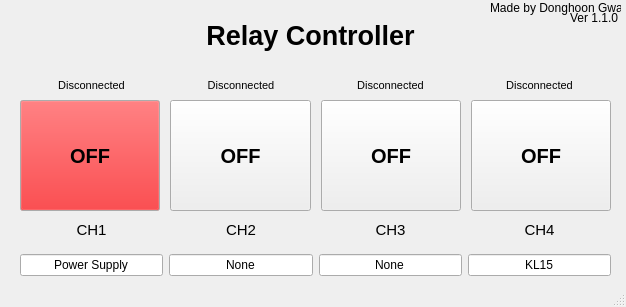
<?xml version="1.0" encoding="UTF-8"?>
<ui version="4.0">
 <class>MainWindow</class>
 <widget class="QMainWindow" name="MainWindow">
  <property name="geometry">
   <rect>
    <x>0</x>
    <y>0</y>
    <width>626</width>
    <height>307</height>
   </rect>
  </property>
  <property name="windowTitle">
   <string>Relay Controller</string>
  </property>
  <widget class="QWidget" name="centralwidget">
   <widget class="QWidget" name="horizontalLayoutWidget">
    <property name="geometry">
     <rect>
      <x>20</x>
      <y>100</y>
      <width>591</width>
      <height>111</height>
     </rect>
    </property>
    <layout class="QHBoxLayout" name="horizontalLayout">
     <property name="spacing">
      <number>10</number>
     </property>
     <item>
      <widget class="QPushButton" name="pushButton_ch1">
       <property name="sizePolicy">
        <sizepolicy hsizetype="Minimum" vsizetype="Expanding">
         <horstretch>0</horstretch>
         <verstretch>0</verstretch>
        </sizepolicy>
       </property>
       <property name="palette">
        <palette>
         <active>
          <colorrole role="Button">
           <brush brushstyle="SolidPattern">
            <color alpha="255">
             <red>240</red>
             <green>0</green>
             <blue>4</blue>
            </color>
           </brush>
          </colorrole>
          <colorrole role="Midlight">
           <brush brushstyle="SolidPattern">
            <color alpha="255">
             <red>227</red>
             <green>0</green>
             <blue>3</blue>
            </color>
           </brush>
          </colorrole>
         </active>
         <inactive>
          <colorrole role="Button">
           <brush brushstyle="SolidPattern">
            <color alpha="255">
             <red>240</red>
             <green>0</green>
             <blue>4</blue>
            </color>
           </brush>
          </colorrole>
          <colorrole role="Midlight">
           <brush brushstyle="SolidPattern">
            <color alpha="255">
             <red>227</red>
             <green>0</green>
             <blue>3</blue>
            </color>
           </brush>
          </colorrole>
         </inactive>
         <disabled>
          <colorrole role="Button">
           <brush brushstyle="SolidPattern">
            <color alpha="255">
             <red>240</red>
             <green>0</green>
             <blue>4</blue>
            </color>
           </brush>
          </colorrole>
          <colorrole role="Midlight">
           <brush brushstyle="SolidPattern">
            <color alpha="255">
             <red>227</red>
             <green>0</green>
             <blue>3</blue>
            </color>
           </brush>
          </colorrole>
         </disabled>
        </palette>
       </property>
       <property name="font">
        <font>
         <pointsize>15</pointsize>
         <weight>75</weight>
         <bold>true</bold>
        </font>
       </property>
       <property name="text">
        <string>OFF</string>
       </property>
       <property name="checkable">
        <bool>false</bool>
       </property>
      </widget>
     </item>
     <item>
      <widget class="QPushButton" name="pushButton_ch2">
       <property name="sizePolicy">
        <sizepolicy hsizetype="Minimum" vsizetype="Expanding">
         <horstretch>0</horstretch>
         <verstretch>0</verstretch>
        </sizepolicy>
       </property>
       <property name="font">
        <font>
         <pointsize>15</pointsize>
         <weight>75</weight>
         <bold>true</bold>
        </font>
       </property>
       <property name="text">
        <string>OFF</string>
       </property>
      </widget>
     </item>
     <item>
      <widget class="QPushButton" name="pushButton_ch3">
       <property name="sizePolicy">
        <sizepolicy hsizetype="Minimum" vsizetype="Expanding">
         <horstretch>0</horstretch>
         <verstretch>0</verstretch>
        </sizepolicy>
       </property>
       <property name="font">
        <font>
         <pointsize>15</pointsize>
         <weight>75</weight>
         <bold>true</bold>
        </font>
       </property>
       <property name="text">
        <string>OFF</string>
       </property>
      </widget>
     </item>
     <item>
      <widget class="QPushButton" name="pushButton_ch4">
       <property name="sizePolicy">
        <sizepolicy hsizetype="Minimum" vsizetype="Expanding">
         <horstretch>0</horstretch>
         <verstretch>0</verstretch>
        </sizepolicy>
       </property>
       <property name="font">
        <font>
         <pointsize>15</pointsize>
         <weight>75</weight>
         <bold>true</bold>
        </font>
       </property>
       <property name="text">
        <string>OFF</string>
       </property>
       <property name="iconSize">
        <size>
         <width>20</width>
         <height>20</height>
        </size>
       </property>
      </widget>
     </item>
    </layout>
   </widget>
   <widget class="QWidget" name="horizontalLayoutWidget_4">
    <property name="geometry">
     <rect>
      <x>20</x>
      <y>70</y>
      <width>591</width>
      <height>31</height>
     </rect>
    </property>
    <layout class="QHBoxLayout" name="horizontalLayout_6">
     <item>
      <widget class="QLabel" name="label_ch1_3">
       <property name="sizePolicy">
        <sizepolicy hsizetype="Preferred" vsizetype="Fixed">
         <horstretch>0</horstretch>
         <verstretch>0</verstretch>
        </sizepolicy>
       </property>
       <property name="font">
        <font>
         <pointsize>8</pointsize>
        </font>
       </property>
       <property name="text">
        <string>Disconnected</string>
       </property>
       <property name="alignment">
        <set>Qt::AlignCenter</set>
       </property>
      </widget>
     </item>
     <item>
      <widget class="QLabel" name="label_ch2_3">
       <property name="sizePolicy">
        <sizepolicy hsizetype="Preferred" vsizetype="Fixed">
         <horstretch>0</horstretch>
         <verstretch>0</verstretch>
        </sizepolicy>
       </property>
       <property name="font">
        <font>
         <pointsize>8</pointsize>
        </font>
       </property>
       <property name="text">
        <string>Disconnected</string>
       </property>
       <property name="alignment">
        <set>Qt::AlignCenter</set>
       </property>
      </widget>
     </item>
     <item>
      <widget class="QLabel" name="label_ch3_3">
       <property name="sizePolicy">
        <sizepolicy hsizetype="Preferred" vsizetype="Fixed">
         <horstretch>0</horstretch>
         <verstretch>0</verstretch>
        </sizepolicy>
       </property>
       <property name="font">
        <font>
         <pointsize>8</pointsize>
        </font>
       </property>
       <property name="text">
        <string>Disconnected</string>
       </property>
       <property name="alignment">
        <set>Qt::AlignCenter</set>
       </property>
      </widget>
     </item>
     <item>
      <widget class="QLabel" name="label_ch4_3">
       <property name="sizePolicy">
        <sizepolicy hsizetype="Preferred" vsizetype="Fixed">
         <horstretch>0</horstretch>
         <verstretch>0</verstretch>
        </sizepolicy>
       </property>
       <property name="font">
        <font>
         <pointsize>8</pointsize>
        </font>
       </property>
       <property name="text">
        <string>Disconnected</string>
       </property>
       <property name="alignment">
        <set>Qt::AlignCenter</set>
       </property>
      </widget>
     </item>
    </layout>
   </widget>
   <widget class="QLabel" name="Title_label">
    <property name="geometry">
     <rect>
      <x>0</x>
      <y>10</y>
      <width>621</width>
      <height>51</height>
     </rect>
    </property>
    <property name="font">
     <font>
      <pointsize>20</pointsize>
      <weight>75</weight>
      <bold>true</bold>
     </font>
    </property>
    <property name="layoutDirection">
     <enum>Qt::LeftToRight</enum>
    </property>
    <property name="text">
     <string>Relay Controller</string>
    </property>
    <property name="alignment">
     <set>Qt::AlignCenter</set>
    </property>
   </widget>
   <widget class="QWidget" name="horizontalLayoutWidget_3">
    <property name="geometry">
     <rect>
      <x>20</x>
      <y>250</y>
      <width>591</width>
      <height>31</height>
     </rect>
    </property>
    <layout class="QHBoxLayout" name="horizontalLayout_5">
     <item>
      <widget class="QLineEdit" name="lineEdit">
       <property name="font">
        <font>
         <pointsize>9</pointsize>
        </font>
       </property>
       <property name="text">
        <string>Power Supply</string>
       </property>
       <property name="alignment">
        <set>Qt::AlignCenter</set>
       </property>
      </widget>
     </item>
     <item>
      <widget class="QLineEdit" name="lineEdit_2">
       <property name="font">
        <font>
         <pointsize>9</pointsize>
        </font>
       </property>
       <property name="text">
        <string>None</string>
       </property>
       <property name="alignment">
        <set>Qt::AlignCenter</set>
       </property>
      </widget>
     </item>
     <item>
      <widget class="QLineEdit" name="lineEdit_3">
       <property name="font">
        <font>
         <pointsize>9</pointsize>
        </font>
       </property>
       <property name="text">
        <string>None</string>
       </property>
       <property name="alignment">
        <set>Qt::AlignCenter</set>
       </property>
      </widget>
     </item>
     <item>
      <widget class="QLineEdit" name="lineEdit_4">
       <property name="font">
        <font>
         <pointsize>9</pointsize>
        </font>
       </property>
       <property name="text">
        <string>KL15</string>
       </property>
       <property name="alignment">
        <set>Qt::AlignCenter</set>
       </property>
      </widget>
     </item>
    </layout>
   </widget>
   <widget class="QLabel" name="label">
    <property name="geometry">
     <rect>
      <x>570</x>
      <y>10</y>
      <width>55</width>
      <height>16</height>
     </rect>
    </property>
    <property name="text">
     <string>Ver 1.1.0</string>
    </property>
   </widget>
   <widget class="QWidget" name="horizontalLayoutWidget_2">
    <property name="geometry">
     <rect>
      <x>20</x>
      <y>210</y>
      <width>591</width>
      <height>41</height>
     </rect>
    </property>
    <layout class="QHBoxLayout" name="horizontalLayout_2">
     <item>
      <widget class="QLabel" name="label_ch1_1">
       <property name="sizePolicy">
        <sizepolicy hsizetype="Preferred" vsizetype="Fixed">
         <horstretch>0</horstretch>
         <verstretch>0</verstretch>
        </sizepolicy>
       </property>
       <property name="font">
        <font>
         <pointsize>11</pointsize>
         <weight>50</weight>
         <bold>false</bold>
        </font>
       </property>
       <property name="text">
        <string>CH1</string>
       </property>
       <property name="alignment">
        <set>Qt::AlignCenter</set>
       </property>
      </widget>
     </item>
     <item>
      <widget class="QLabel" name="label_ch2_1">
       <property name="sizePolicy">
        <sizepolicy hsizetype="Preferred" vsizetype="Fixed">
         <horstretch>0</horstretch>
         <verstretch>0</verstretch>
        </sizepolicy>
       </property>
       <property name="font">
        <font>
         <pointsize>11</pointsize>
        </font>
       </property>
       <property name="text">
        <string>CH2</string>
       </property>
       <property name="alignment">
        <set>Qt::AlignCenter</set>
       </property>
      </widget>
     </item>
     <item>
      <widget class="QLabel" name="label_ch3_1">
       <property name="sizePolicy">
        <sizepolicy hsizetype="Preferred" vsizetype="Fixed">
         <horstretch>0</horstretch>
         <verstretch>0</verstretch>
        </sizepolicy>
       </property>
       <property name="font">
        <font>
         <pointsize>11</pointsize>
        </font>
       </property>
       <property name="text">
        <string>CH3</string>
       </property>
       <property name="alignment">
        <set>Qt::AlignCenter</set>
       </property>
      </widget>
     </item>
     <item>
      <widget class="QLabel" name="label_ch4_1">
       <property name="sizePolicy">
        <sizepolicy hsizetype="Preferred" vsizetype="Fixed">
         <horstretch>0</horstretch>
         <verstretch>0</verstretch>
        </sizepolicy>
       </property>
       <property name="font">
        <font>
         <pointsize>11</pointsize>
        </font>
       </property>
       <property name="text">
        <string>CH4</string>
       </property>
       <property name="alignment">
        <set>Qt::AlignCenter</set>
       </property>
      </widget>
     </item>
    </layout>
   </widget>
   <widget class="QLabel" name="label_2">
    <property name="geometry">
     <rect>
      <x>490</x>
      <y>0</y>
      <width>131</width>
      <height>16</height>
     </rect>
    </property>
    <property name="text">
     <string>Made by Donghoon Gwag</string>
    </property>
   </widget>
  </widget>
  <widget class="QStatusBar" name="statusbar"/>
 </widget>
 <resources/>
 <connections>
  <connection>
   <sender>MainWindow</sender>
   <signal>destroyed()</signal>
   <receiver>MainWindow</receiver>
   <slot>close()</slot>
   <hints>
    <hint type="sourcelabel">
     <x>312</x>
     <y>153</y>
    </hint>
    <hint type="destinationlabel">
     <x>312</x>
     <y>153</y>
    </hint>
   </hints>
  </connection>
 </connections>
</ui>
